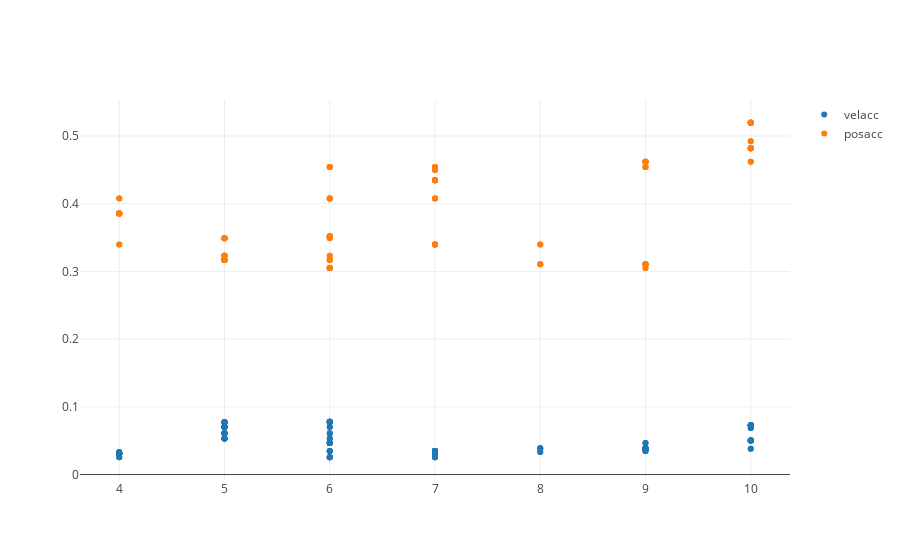

Notebook source saved alongside this figure:
### Code cell
# accuracy vs num satellites
ply.iplot(dict(
    data=[
        go.Scatter(
            x=df.numsats,
            y=df.velacc,
            mode="markers",
            name="velacc"
            ),
        go.Scatter(
            x=df.numsats,
            y=df.posacc,
            mode="markers",
            name="posacc"
            ),
    ]
))

### Figure 1 — Plotly figure (JSON) as saved in the notebook; plotly's stock layout.template omitted (floating-point values rounded to 4 significant figures; data arrays with more than 128 entries replaced by an {"elided": "..."} marker saying what was removed)
{"data": [{"mode": "markers", "name": "velacc", "type": "scatter", "uid": "29f40d7e-79c7-4161-bfea-ea58fc158058", "x": {"elided": "154 int values"}, "y": {"elided": "154 float values"}}, {"mode": "markers", "name": "posacc", "type": "scatter", "uid": "def7279b-3f85-4f83-8e08-4fe3bf0e2f38", "x": {"elided": "154 int values"}, "y": {"elided": "154 float values"}}], "layout": {}}
